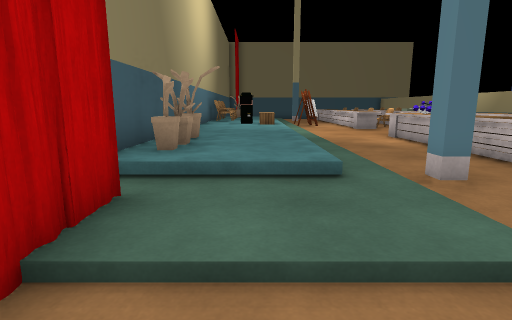
view 1 (above)

16 first-person views from a walk through a scene from a Unity 3-D project. The camera is 1.2 m above the floor, tilts 10° down and sees 80° across. The floor is counted in squares, 1 m on a side. Each view is taken from the middle of a square. On the plan, view 1 faces up. The plan holds only what a view shows up to about 13 squares ahead; the rest is blank. The place goes on beyond the plan. The player character is not drawn. Some animated figures are not drawn. Some surface patterns are stand-ins.

view 2
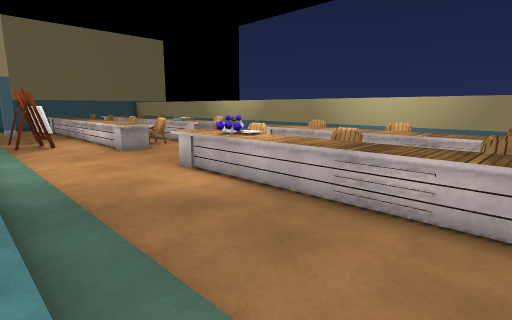

view 3
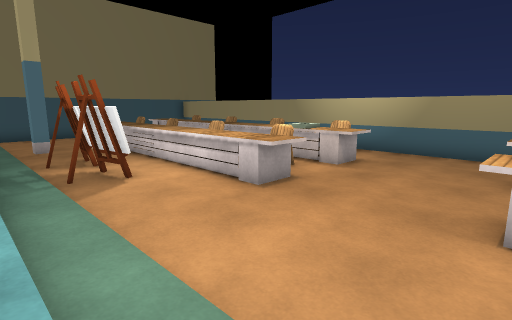

view 4
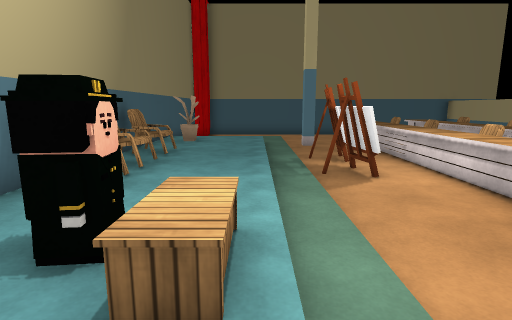

view 5
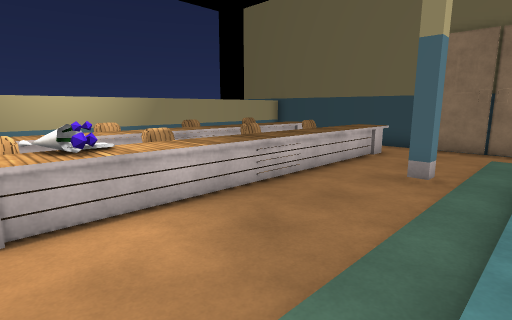

view 6
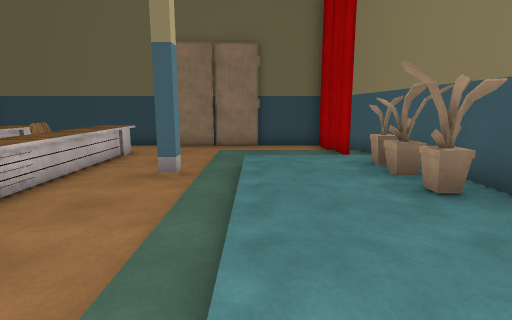

view 7
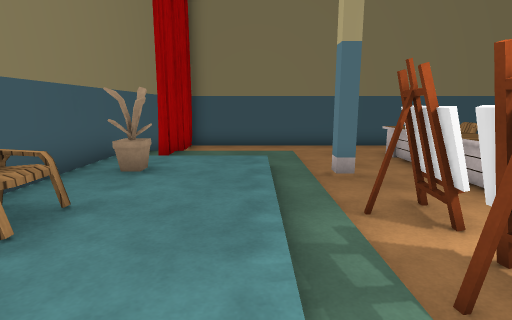

view 8
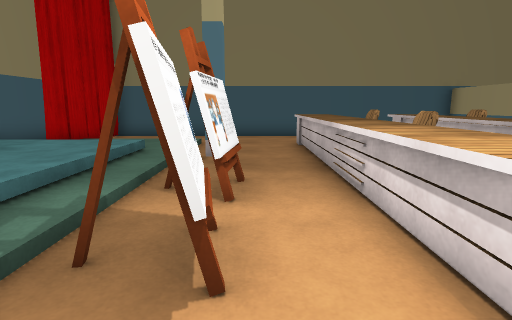

view 9
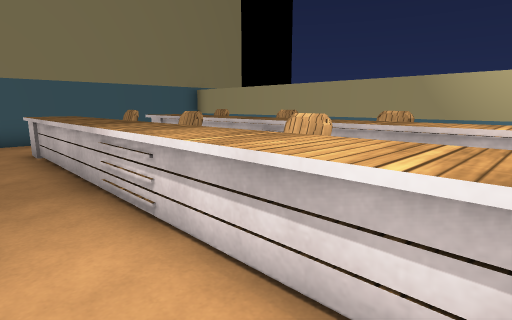

view 10
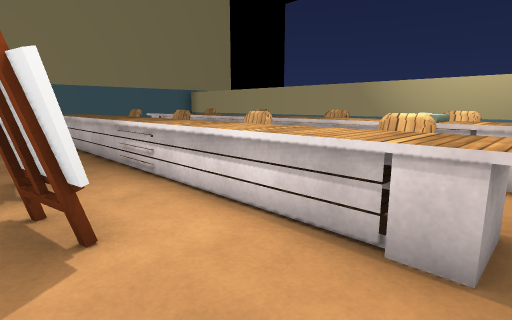

view 11
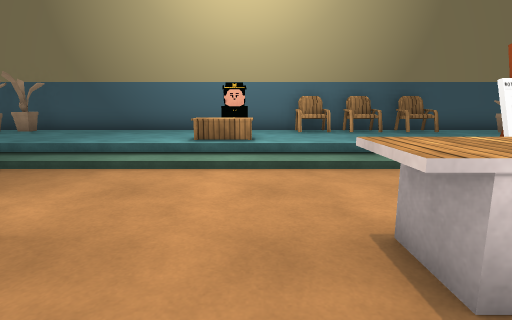

view 12
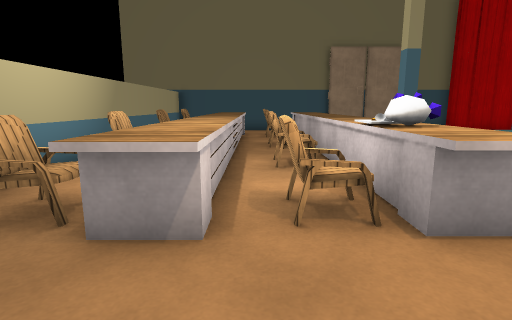

view 13
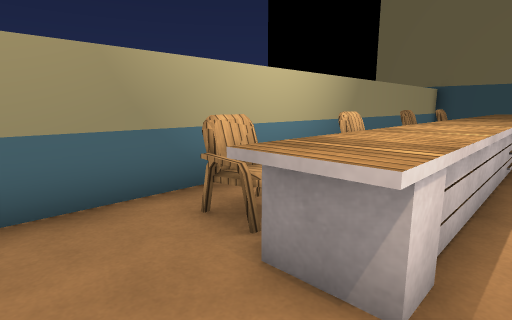

view 14
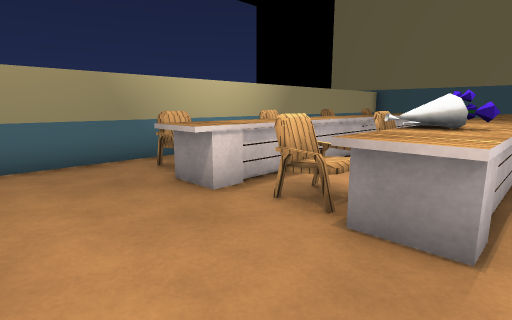

view 15
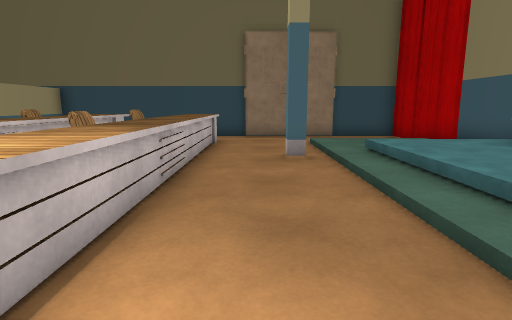

view 16
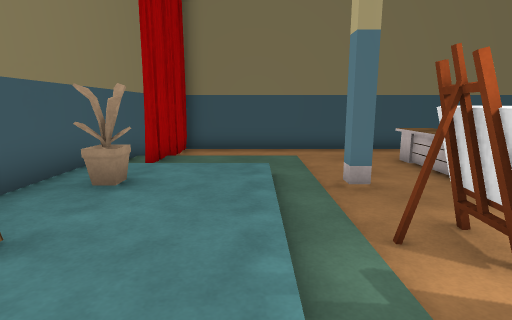

### Floor plan
Key: @ floor where view 1 was taken; # wall or solid block; . main floor; : floor 0.25 m higher than the main floor; + floor 0.5 m higher than the main floor; / step, stairs or slope; ^ raised ledge; F flower; C curtain; H chair; O other object.
Columns run from 3 left of view 1 to 12 right of it. Each row starts with its distance up from view 1.
 30  ###############
 29  C........     #
 28 #C........     #
 27 #/////..^^HH^HH#
 26 #C:::/..^^HH^HH#
 25 #   :/..^^  ^  #
 24 #++++/#.^^HH^OO#
 23 #+F++/..^^HH^OO#
 22 #++++/##^^  ^  #
 21 #++++/##^^HH^HH#
 20 #HH++/OO^^HH^HH#
 19 #H+++/OO^^..^..#
 18 #HH++/..^^HHOHH#
 17 #HH++/..^^H.OHH#
 16 #H+++/...^..^..#
 15 #++O//.........#
 14 #+OO//.........#
 13 #++++/......^..#
 12 #++++/..^^HH^HH#
 11 #++++/..#OHH^HH#
 10 #++++/..^O..^..#
  9 #++++/..^^HH^HH#
  8 #F+++/..^^HH^HH#
  7 #F+++/..^^..^  #
  6 #F+++/..^^HH^HH#
  5 #++++/#.^^HH^HH#
  4 #::::/..^^..^  #
  3 #::::/..^^HH^HH#
  2 #C////..^^HH^HH#
  1 # .......^  ^  #
  0   .@############
 -1  ####

Where each view was taken, in squares from view 1:
view 1: 0 up, 0 right, facing up
view 2: 5 up, 1 right, facing up-right
view 3: 12 up, 1 right, facing up-right
view 4: 12 up, 1 right, facing up
view 5: 12 up, 1 right, facing down-right
view 6: 12 up, 1 right, facing down
view 7: 17 up, 1 right, facing up
view 8: 17 up, 4 right, facing up
view 9: 18 up, 4 right, facing up-right
view 10: 16 up, 3 right, facing up-right
view 11: 15 up, 8 right, facing left
view 12: 15 up, 8 right, facing down
view 13: 14 up, 8 right, facing down-right
view 14: 15 up, 5 right, facing down-right
view 15: 12 up, 4 right, facing down
view 16: 18 up, 1 right, facing up
